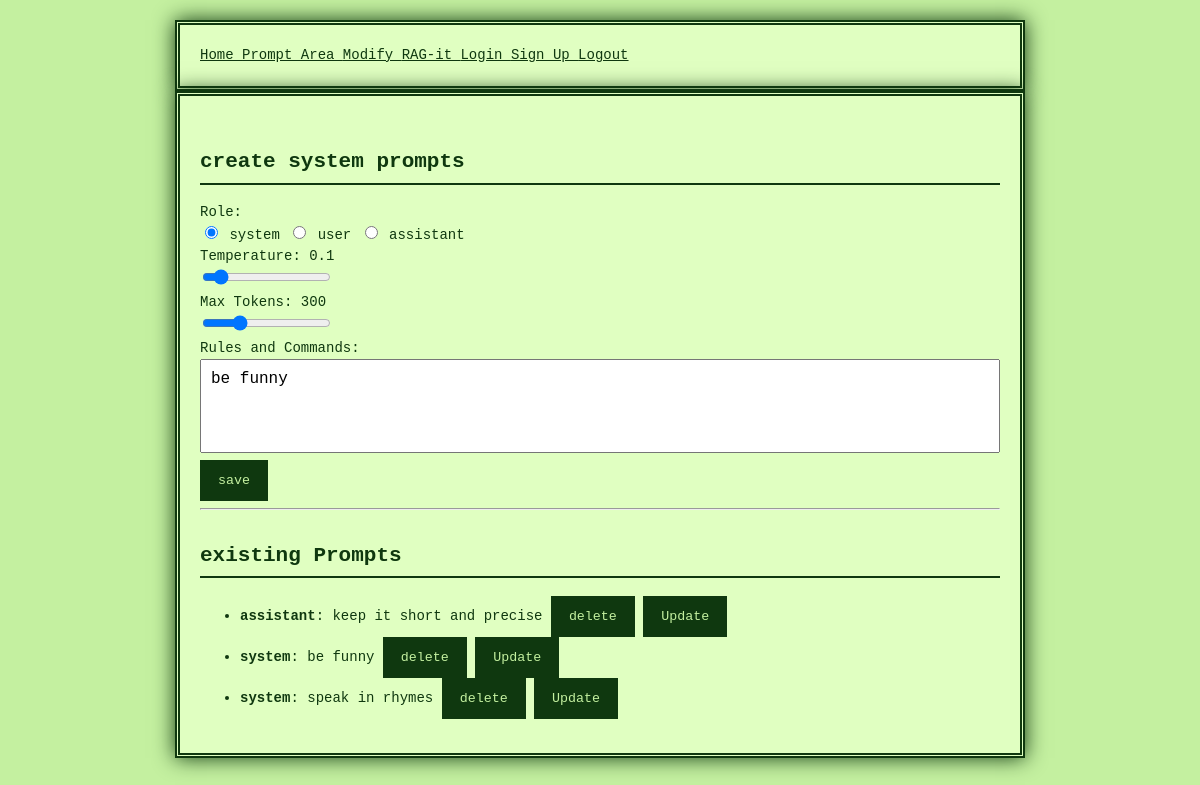
/modification?id=3 (signed in), run on the app's committed database.
### project/models.py (models this page shows)
class SystemPrompt(db.Model):
    id = db.Column(db.Integer, primary_key=True)
    role = db.Column(db.String(200), nullable=False)
    content = db.Column(db.Text, nullable=False)
    temperature = db.Column(db.Float, default=0.7)
    max_tokens = db.Column(db.Integer, default=150)

### project/main.py (the view, shortened to what this page needs)
@main.route('/modification', methods=["GET", "POST"])
@login_required
def modifier():
    edit_id = request.args.get("id")
    prompt_to_edit = SystemPrompt.query.get(edit_id) if edit_id else None
    prompts = SystemPrompt.query.all()
    return render_template("modifier.html", prompts=prompts, prompt_to_edit=prompt_to_edit)

### project/__init__.py (called while the page is built)
def create_app():
    app = Flask(__name__)
    app.config['SECRET_KEY'] = 'secret_key_goes_here' #was soll das?
    app.config['SQLALCHEMY_DATABASE_URI'] = 'sqlite:///db.sqlite'
    app.jinja_env.filters['loads'] = json.loads
    db.init_app(app)
    login_manager = LoginManager()
    login_manager.login_view = 'auth.login'
    login_manager.init_app(app)
    from .models import User
    @login_manager.user_loader
    def load_user(user_id):
        return User.query.get(int(user_id))
    from .auth import auth as auth_blueprint
    app.register_blueprint(auth_blueprint)
    from .main import main as main_blueprint
    app.register_blueprint(main_blueprint)
    return app

### project/templates/modifier.html (shortened to what this page needs)
{% extends "base.html" %}
{% block content %}
<h1>create system prompts</h1>
<form method="POST" action="{{ url_for('main.modifier') }}">
    <div>
        <label>Role:</label><br>
        <label>
            <input type="radio" name="role" value="system"
                   {% if prompt_to_edit and prompt_to_edit.role == 'system' %}checked{% endif %}>
            system
        </label>
        <label>
            <input type="radio" name="role" value="user"
                   {% if prompt_to_edit and prompt_to_edit.role == 'user' %}checked{% endif %}>
            user
        </label>
        <label>
            <input type="radio" name="role" value="assistant"
                   {% if prompt_to_edit and prompt_to_edit.role == 'assistant' %}checked{% endif %}>
            assistant
        </label>
    </div>
<div>
  <label for="temperature">Temperature: <span id="temp-value">{{ prompt_to_edit.temperature if prompt_to_edit else 0.7 }}</span></label><br>
  <input type="range" id="temperature" name="temperature" min="0" max="1" step="0.1"
         value="{{ prompt_to_edit.temperature if prompt_to_edit else 0.7 }}"
         oninput="document.getElementById('temp-value').innerText = this.value">
</div>
<div>
  <label for="max_tokens">Max Tokens: <span id="tokens-value">{{ prompt_to_edit.max_tokens if prompt_to_edit else 150 }}</span></label><br>
  <input type="range" id="max_tokens" name="max_tokens" min="50" max="1000" step="50"
         value="{{ prompt_to_edit.max_tokens if prompt_to_edit else 150 }}"
         oninput="document.getElementById('tokens-value').innerText = this.value">
</div>
    <div>
        <label for="content">Rules and Commands:</label><br>
        <textarea name="content" id="content" rows="4" cols="60" required>{{ prompt_to_edit.content if prompt_to_edit else '' }}</textarea>
    </div>
    <button type="submit">save</button>
</form>
<hr>
<h2>existing Prompts</h2>
<ul>
    {% for p in prompts %}
    <li>
        <strong>{{ p.role }}</strong>: {{ p.content }}
        <form action="{{ url_for('main.delete_prompt', id=p.id) }}" method="POST" style="display:inline;">
            <button type="submit">delete</button>
        </form>
        <form action="{{ url_for('main.modifier') }}" method="GET" style="display:inline;">
            <button type="submit">Update</button>
        </form>
    </li>
    {% else %}
    <p>There are no Prompts!</p>
    {% endfor %}
</ul>
{% endblock %}

### project/static/styles.css (style rules this page uses)
body { background-color: #c4f0a0; color: #0f380f; font-family: 'Press Start 2P', monospace; font-size: 14px; line-height: 1.5; margin: 0; padding: 20px; image-rendering: pixelated; }
h1, h2, h3, h4, h5, h6 { border-bottom: 2px solid #0f380f; padding-bottom: 5px; margin-top: 30px; }
button, input[type="submit"] { background-color: #0f380f; color: #c4f0a0; border: 3px solid #0f380f; padding: 10px 15px; font-family: 'Press Start 2P', monospace; cursor: pointer; }
textarea { width: 100%; min-height: 80px; resize: none; overflow: hidden; font-family: monospace; font-size: 16px; padding: 10px; box-sizing: border-box; }

### data on the page
SystemPrompt: role "☑ system", role "☐ user", role "☐ assistant", temperature "0.1", max_tokens "300", content "be funny", role "system"
SystemPrompt: role "assistant", content "keep it short and precise"
SystemPrompt: role "system", content "speak in rhymes"
